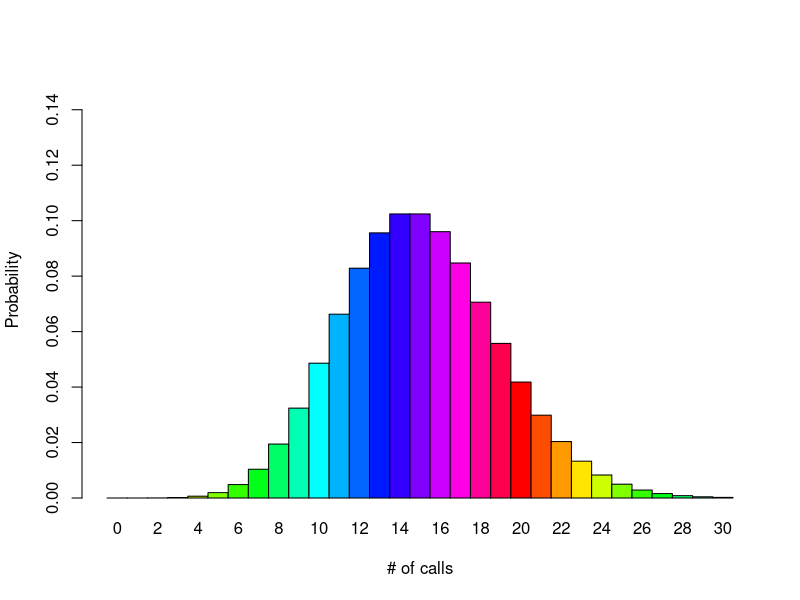
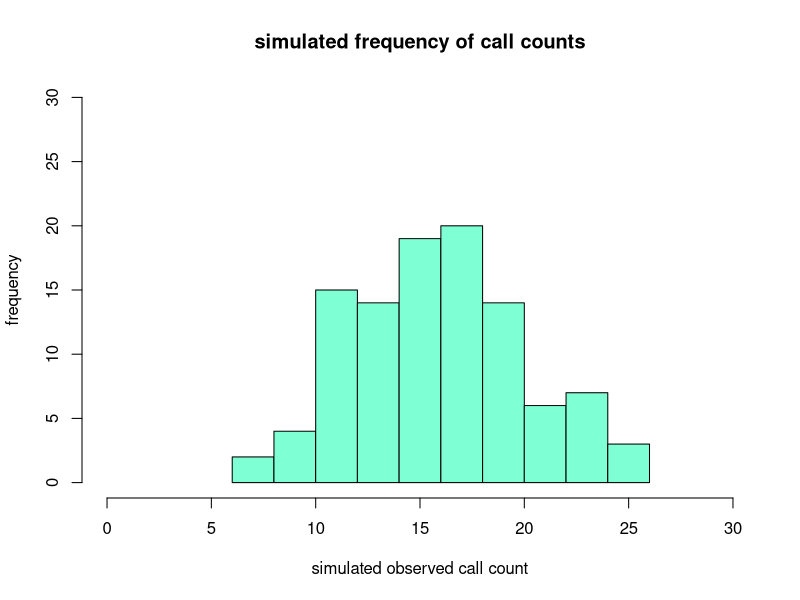

Recreate these plots in R, in order.
## ---- chunk 1
ppois(16, lambda=12)   # lower tail 
#[1] 0.89871
#Hence the probability of having seventeen or more cars crossing the bridge in a minute is in the upper tail of the probability density function.

ppois(16, lambda=12, lower=FALSE)   # upper tail 
#[1] 0.10129
#Answer: If there are twelve cars crossing a bridge per minute on average, the probability of having seventeen or more cars crossing the bridge in a particular minute is 10.1%.
## ---- chunk 2
round(ppois(8, lambda=15, lower.tail=FALSE), 3)
## ---- chunk 3
round(ppois(0, lambda=15),7)
## ---- chunk 4
round(dpois(3, lambda=15),5) #dpois is exact while ppois is with tail
## ---- chunk 5
barplot(dpois(x=0:30, lambda=15), ylim=c(0,0.15), space=0, names.arg=0:30, ylab="Probability", xlab="# of calls", col=rainbow(20))
## ---- chunk 6
sim<-rpois(n=104, lambda=15)
hist(sim, ylim=c(0,30), xlim=c(0,30), ylab="frequency", xlab="simulated observed call count", main="simulated frequency of call counts", col="aquamarine") 
